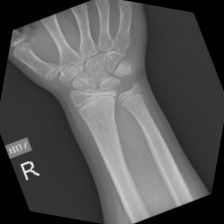
#> input picture dataset_binary/normal/dataset__humerus__normal__humerus_normal_002.jpg, 224 x 224 px
$ python -i extract_features.py   (imports and definitions only)   (older library calls are emulated)
#> lines starting #> are read from the running program, lines starting #| are printed output that depends on the picture
import os
import cv2
import numpy as np
import pandas as pd

IMAGE_EXTS = (".jpg", ".jpeg", ".png", ".bmp", ".webp")

IGNORE_DIRS = {
    ".git", "venv", "__pycache__", "outputs", "models",
    "scripts", ".ipynb_checkpoints"
}

def detect_label(path):
    p = path.lower().replace("\\", "/")

    negative_words = [
        "not_fractured", "non_fractured", "no_fracture",
        "normal", "negative", "not fractured", "non fractured"
    ]

    positive_words = [
        "fractured", "fracture", "broken", "positive"
    ]

    for word in negative_words:
        if word in p:
            return 0

    for word in positive_words:
        if word in p:
            return 1

    return None

def extract_image_features(image_path):
    img = cv2.imread(image_path, cv2.IMREAD_GRAYSCALE)
#> img is the input picture: shape (224, 224); min 0, max 242, mean 82.7

    if img is None:
        return None

    img = cv2.resize(img, (224, 224))

    mean_intensity = float(np.mean(img))
#> mean_intensity = 82.74
    std_intensity = float(np.std(img))
#> std_intensity = 56.73
    min_intensity = float(np.min(img))
#> min_intensity = 0
    max_intensity = float(np.max(img))
#> max_intensity = 242
    contrast = max_intensity - min_intensity
#> contrast = 242

    edges = cv2.Canny(img, 100, 200)
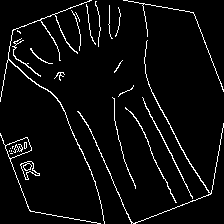
#> edges: shape (224, 224); 4.7% white in thin lines or dots
    edge_density = float(np.sum(edges > 0) / edges.size)
#> edge_density = 0.0472

    laplacian_variance = float(cv2.Laplacian(img, cv2.CV_64F).var())
#> laplacian_variance = 209.6

    height, width = img.shape
#> height = 224; width = 224
    aspect_ratio = float(width / height)
#> aspect_ratio = 1

    return {
        "mean_intensity": mean_intensity,
        "std_intensity": std_intensity,
        "min_intensity": min_intensity,
        "max_intensity": max_intensity,
        "contrast": contrast,
        "edge_density": edge_density,
        "laplacian_variance": laplacian_variance,
        "width": width,
        "height": height,
        "aspect_ratio": aspect_ratio,
    }

rows = []

# [27 lines not run here, left out]

df = pd.DataFrame(rows)
# [5 lines not run here, left out]

>>> result = extract_image_features('../dataset_binary/normal/dataset__humerus__normal__humerus_normal_002.jpg')
#> result = 10 items

$ run again, on dataset_binary/normal/dataset__radius__normal__radius_normal_171.jpg
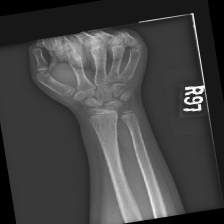
#> input picture dataset_binary/normal/dataset__radius__normal__radius_normal_171.jpg, 224 x 224 px
#> in extract_image_features, img is the input picture: shape (224, 224); min 0, max 250, mean 67.1
#> mean_intensity = 67.14
#> std_intensity = 43.36
#> min_intensity = 0
#> max_intensity = 250
#> in extract_image_features, `edges = cv2.Canny(img, 100, 200)`:
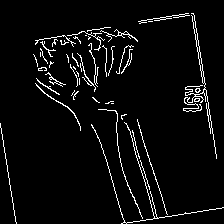
#> edges: shape (224, 224); 4.6% white in thin lines or dots
#> edge_density = 0.0461
#> laplacian_variance = 629.8
#> result = 10 items

$ run again, on dataset_binary/normal/dataset__radius__normal__radius_normal_186.jpg
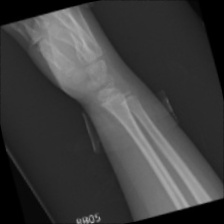
#> input picture dataset_binary/normal/dataset__radius__normal__radius_normal_186.jpg, 224 x 224 px
#> in extract_image_features, img is the input picture: shape (224, 224); min 0, max 174, mean 62.2
#> mean_intensity = 62.19
#> std_intensity = 43.1
#> min_intensity = 0
#> max_intensity = 174
#> in extract_image_features, `edges = cv2.Canny(img, 100, 200)`:
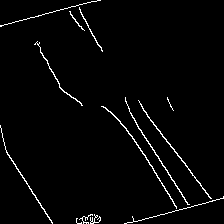
#> edges: shape (224, 224); 2.4% white in thin lines or dots
#> edge_density = 0.0236
#> laplacian_variance = 57.74
#> result = 10 items
